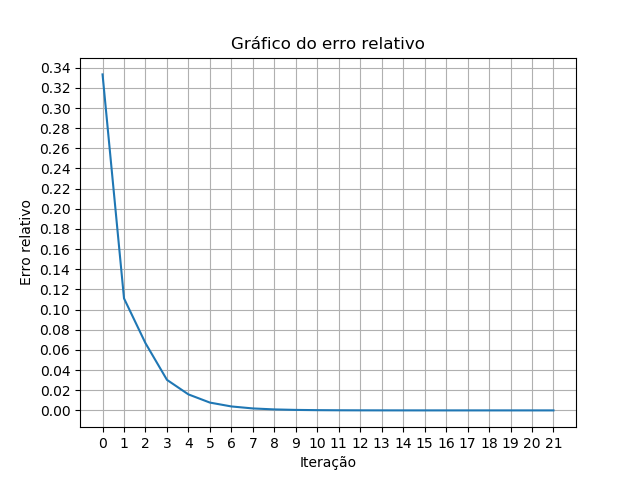

The script that drew this image:
import numpy as np 
import matplotlib.pyplot as plt 

def f1(x):
	return (x-1)*(np.exp(x-2)**2)-1

a = 0
b = 3
iter_max=100
erro= 1e-6
graf_erro = np.ones((1,iter_max))
for i in range(iter_max):
	if (b - a) < erro:
		break
	aprox = (a + b)/2
	if np.sign(f1(b))*np.sign(f1(aprox))<0: 
		a = aprox       
	if np.sign(f1(a))*np.sign(f1(aprox))<0:
		b = aprox
	graf_erro[0,i] = abs((2-aprox)/aprox)

print(aprox)


fig=plt.figure(1)
ax = fig.add_subplot(111);
plt.plot(graf_erro[0,0:i])
t = ax.set_title("Gráfico do erro relativo")
t_x = ax.set_xlabel("Iteração")
t_y = ax.set_ylabel("Erro relativo")
ax.grid(True)
ax.set_xticks(np.arange(0,22,1))
ax.set_yticks(np.arange(0,0.35,0.02))

plt.show()
